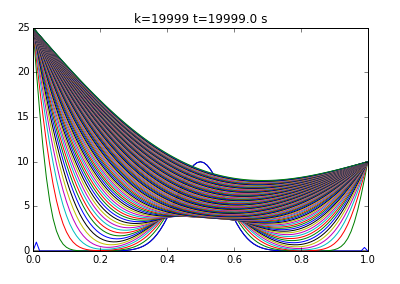

Reproduce this figure in Python.
# -*- coding: utf-8 -*-
"""
Created on Wed Aug 07 14:47:02 2019

@author: Andrés Vera
"""

from matplotlib.pylab import *

L = 1.0   #largo elemento
n = 300   #subdivisiones elemento
dx =L/n   #discretizacion espacial (cuánto mide cada trozo)

#vector con todos los punto en el espacio dentro del elemento (x)
x = linspace(0, L, n + 1)

#condición inicial
def fun_u0(x):
    return 10*exp(-(x-0.5)**2/0.1**2)

u0= fun_u0(x) 
#creear el vecto de solucion u (u es temperatura en cierto momento y lugar)
u_k=u0.copy() #vector de temperatura según el tiempo, se trabaja sobre el vector de temperatura inicial

#condiciones de borde (esenciales)
#u_k[0] = 0.0 #temperatura al comienzo es cero
#u_k[n] = 20.0 #temperatura en instante final (n) es 20°c

#crear vector para temperatura en tiempo k+1, se trabaja sobre vector de temperatura para momento inicial
u_km1=u_k.copy()


#parámetro del problema 
dt= 1.0 #S, indica cuanto cambia el tiempo 
K=5.5 #m^2/s
c=900 #J/Kg C
rho=2400.0 #Kg/m^3
alpha = K*dt/(c*rho*dx**2)
print 'dt=', dt
print 'dx=', dx
print 'K=', K
print 'c=', c
print 'rho=', rho
print 'alpha=', alpha

plot(x,u0, "k")

#loop en el tiempo 
k = 0.0
for k in range(20000):#avanzo 20000 pasos, hasta seg 20000
    t = dt*k
    print "k=",k, "t=", t, "dt=", dt
    
    u_k[0]= 25.0
    u_k[n] = 10.0
    #loop en el espacio 1=1...n-1, u_km1[0]=0 y u_km1[n]= 2
    for i in range(1, n):
        #algoritmo de diferencias finitas 1-D para difusion 
        u_km1[i] = u_k[i] + alpha*(u_k[i+1]-2*u_k[i]+u_k[i-1])
    
    #Avanzar la solucion a k+1
    u_k = u_km1
#plot(x,u0)
    if k % 200 == 0:
        plot(x,u_k)


title('k={} t={} s'.format(k, k*dt))
plt.savefig("graficodistribuciondetemperatura.png")
show()
